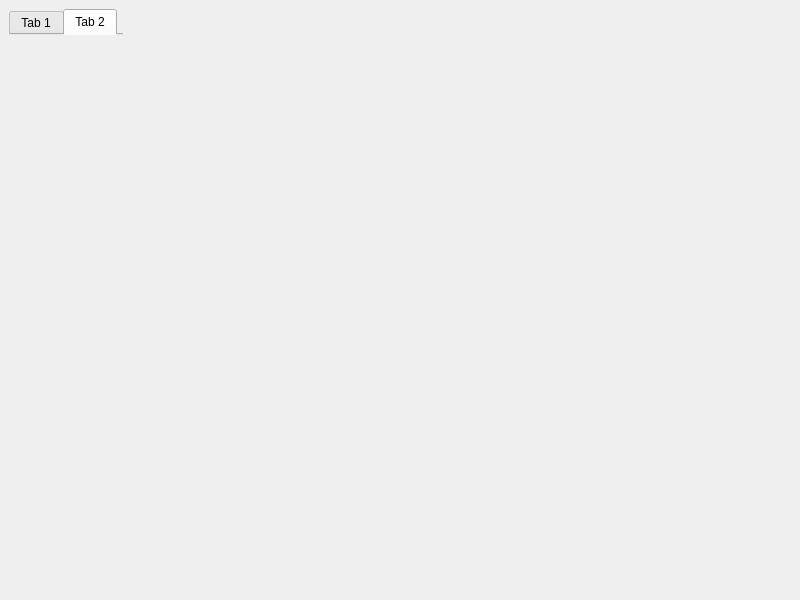
<?xml version="1.0" encoding="UTF-8"?>
<ui version="4.0">
 <class>BrowserMainWindow</class>
 <widget class="QMainWindow" name="BrowserMainWindow">
  <property name="geometry">
   <rect>
    <x>0</x>
    <y>0</y>
    <width>800</width>
    <height>600</height>
   </rect>
  </property>
  <property name="windowTitle">
   <string/>
  </property>
  <property name="unifiedTitleAndToolBarOnMac">
   <bool>false</bool>
  </property>
  <widget class="QWidget" name="centralwidget">
   <widget class="QTabWidget" name="tabWidget">
    <property name="geometry">
     <rect>
      <x>9</x>
      <y>9</y>
      <width>114</width>
      <height>26</height>
     </rect>
    </property>
    <property name="currentIndex">
     <number>1</number>
    </property>
    <widget class="QWidget" name="tab">
     <attribute name="title">
      <string>Tab 1</string>
     </attribute>
    </widget>
    <widget class="QWidget" name="tab_2">
     <attribute name="title">
      <string>Tab 2</string>
     </attribute>
    </widget>
   </widget>
  </widget>
 </widget>
 <resources/>
 <connections/>
</ui>
